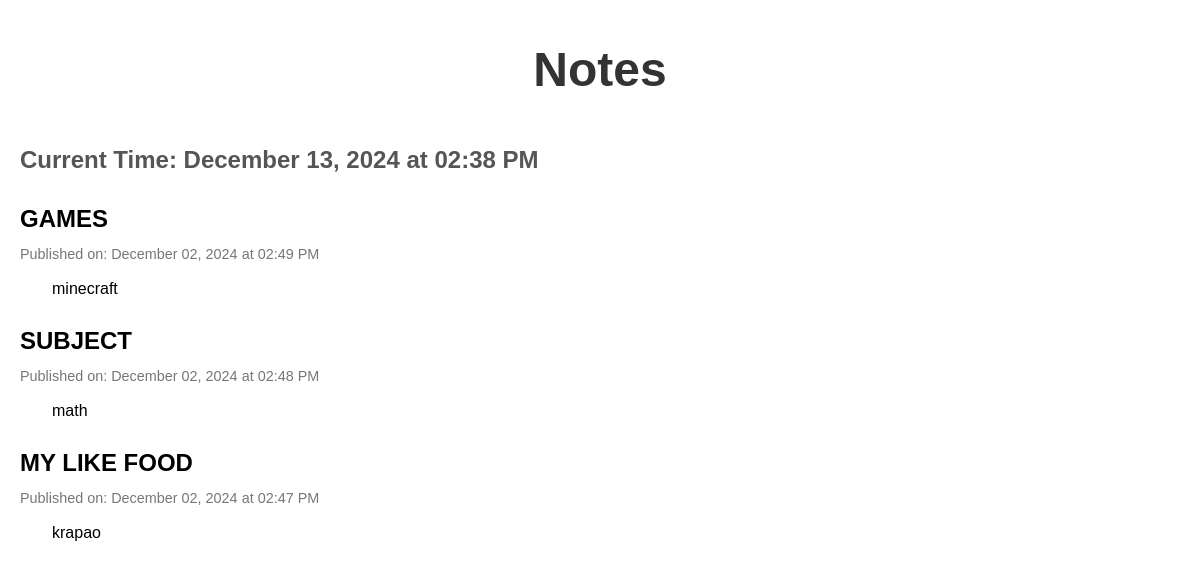
The app's page /notes/ with its own data.
### notes/models.py (models this page shows, shortened)
class Note (models.Model):
    title = models.CharField(max_length=200)
    pub_date = models.DateTimeField("date published")
    content = models.TextField()
    file_path = models.CharField(max_length=500, blank=True, null=True)

### notes/views.py (the view)
# urls.py: path("", views.IndexView.as_view(), name="index"),
class IndexView(generic.ListView):
    model = Note
    template_name = "notes/index.html"
    context_object_name = "latest_notes_list"
    def get_queryset(self):
        return Note.objects.order_by("-pub_date")
    def get_context_data(self, **kwargs):
        context = super().get_context_data(**kwargs)
        context["current_time"] = datetime.datetime.now()
        context["database_path"] = settings.DATABASES["default"]["NAME"]
        return context

### notes/templates/notes/index.html (shortened to what this page needs)
<!DOCTYPE html>
<html lang="en">
<head>
</head>
<body>
    <h1>Notes</h1>
    <div class="current-time">
        Current Time: {{ current_time|date:"F d, Y" }} at {{ current_time|date:"h:i A" }}
    </div>
    {% if latest_notes_list %}
        <div>
            {% for note in latest_notes_list %}
                <div class="note">
                    <div class="note-title">{{ note.title }}</div>
                    <div class="note-date">
                        Published on:
                        {{ note.pub_date|date:"F d, Y" }} at
                        {{ note.pub_date|date:"h:i A" }}
                    </div>
                    <div class="note-content">{{ note.content }}</div>
                </div>
            {% endfor %}
        </div>
    {% else %}
        <p>No notes available.</p>
    {% endif %}
</body>
</html>

### notes/templates/notes/index.html (style rules this page uses)
body { font-family: Arial, sans-serif; line-height: 1.6; margin: 20px; }
h1 { text-align: center; color: #333; font-size:3em; }
.current-time { font-size: 1.5em; color: #555; margin-bottom: 20px; font-weight: bold; }
.note { margin-bottom: 20px; }
.note-title { font-size: 1.5em; font-weight: bold; text-transform: uppercase; margin-bottom: 5px; }
.note-content { text-indent: 2em; font-size: 1em; }
.note-date { font-size: 0.9em; color: #777; margin-bottom: 10px; }

### records on screen
Note: title "GAMES", pub_date "December 02, 2024", pub_date "02:49 PM", content "minecraft"
Note: title "SUBJECT", pub_date "December 02, 2024", pub_date "02:48 PM", content "math"
Note: title "MY LIKE FOOD", pub_date "December 02, 2024", pub_date "02:47 PM", content "krapao"

### other values on screen
{{ current_time|date:"F d, Y" }} "December 13, 2024"
{{ current_time|date:"h:i A" }} "02:38 PM"
